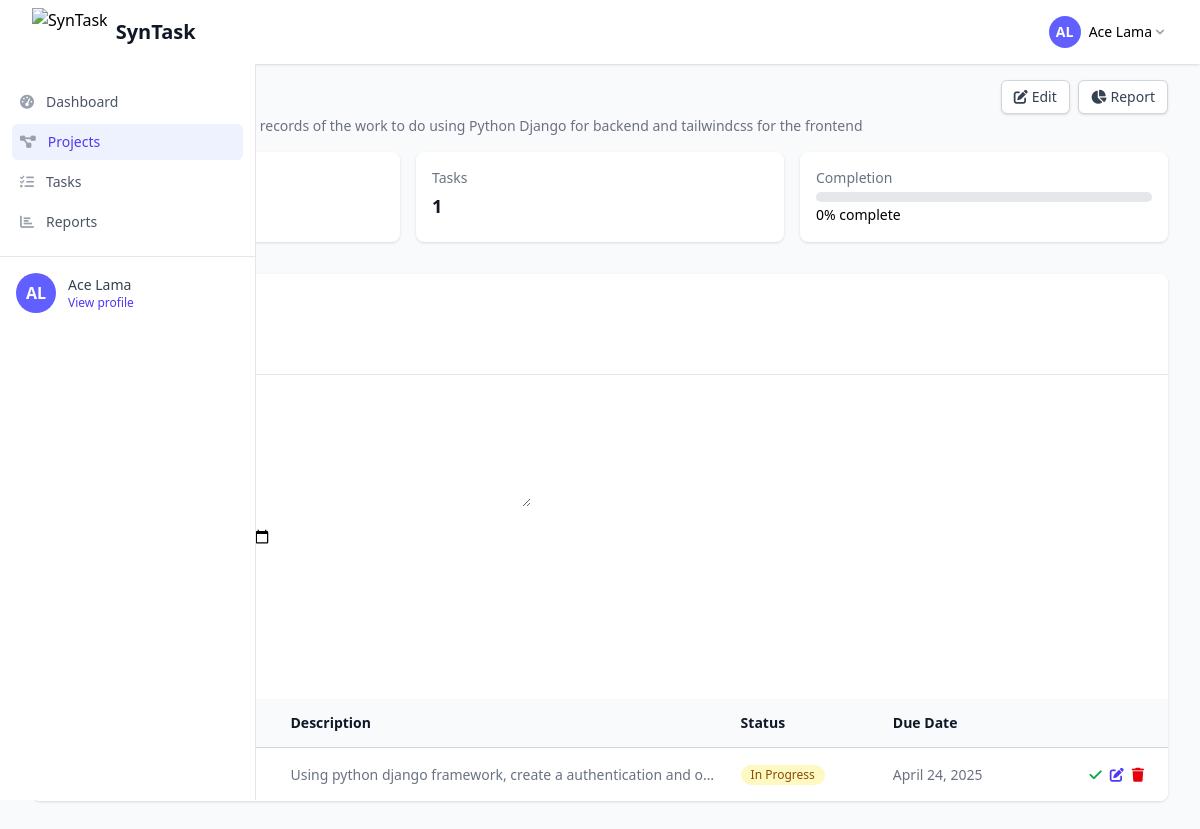
The page /projects/1/ (signed in) on the database its author committed.
### accounts/models.py (models this page shows, shortened)
class User(AbstractUser):
    ROLE_CHOICES = (
        ('admin', 'Admin'),
        ('user', 'Regular User'),
    )
    username = None
    email = models.EmailField(_('email address'), unique=True)
    role = models.CharField(max_length=20, choices=ROLE_CHOICES, default='user')
    two_factor_enabled = models.BooleanField(default=False)
    USERNAME_FIELD = 'email'
    REQUIRED_FIELDS = ['first_name', 'last_name']
    objects = UserManager()

### projects/models.py (models this page shows, shortened)
class Project(models.Model):
    name = models.CharField(max_length=100)
    description = models.TextField(blank=True)
    owner = models.ForeignKey(User, on_delete=models.CASCADE, related_name='projects')
    created_at = models.DateTimeField(auto_now_add=True)
    updated_at = models.DateTimeField(auto_now=True)
    is_completed = models.BooleanField(default=False)
    @property
    def completion_percentage(self):
        total_tasks = self.tasks.count()
        if total_tasks == 0:
            return 0
        completed_tasks = self.tasks.filter(status='complete').count()
        return round((completed_tasks / total_tasks) * 100)
    class Meta:
        ordering = ['-updated_at']

class Task(models.Model):
    STATUS_CHOICES = [
        ('active', 'Active'),
        ('in_progress', 'In Progress'),
        ('complete', 'Complete'),
    ]
    CATEGORY_CHOICES = [
        ('work', 'Work'),
        ('personal', 'Personal'),
        ('health', 'Health'),
        ('education', 'Education'),
        ('other', 'Other'),
    ]
    title = models.CharField(max_length=200)
    description = models.TextField(blank=True)
    project = models.ForeignKey(Project, on_delete=models.CASCADE, related_name='tasks')
    due_date = models.DateField(null=True, blank=True)
    status = models.CharField(max_length=20, choices=STATUS_CHOICES, default='active')
    category = models.CharField(max_length=20, choices=CATEGORY_CHOICES, default='work')
    created_by = models.ForeignKey(User, on_delete=models.CASCADE)
    created_at = models.DateTimeField(auto_now_add=True)
    updated_at = models.DateTimeField(auto_now=True)
    def is_overdue(self):
        if self.due_date:
            return self.due_date < timezone.now().date() and self.status != 'complete'
        return False
    class Meta:
        ordering = ['due_date', '-updated_at']

### projects/views.py (the view)
# urls.py: path('<int:pk>/', views.project_detail, name='project_detail'),
@login_required
def project_detail(request, pk):
    project = get_object_or_404(Project, pk=pk, owner=request.user)
    tasks = project.tasks.all().order_by('-updated_at')
    if request.method == 'POST':
        form = TaskForm(request.POST)
        if form.is_valid():
            task = form.save(commit=False)
            task.project = project
            task.created_by = request.user
            task.save()
            messages.success(request, 'Task added successfully!')
            return redirect('project_detail', pk=project.pk)
    else:
        form = TaskForm()
    context = {
        'project': project,
        'tasks': tasks,
        'form': form,
    }
    return render(request, 'projects/project_detail.html', context)

### theme/templates/projects/project_detail.html (shortened to what this page needs)
{% extends "base.html" %}
{% load crispy_forms_tags %}
{% load static %}
{% block content %}
<div class="max-w-7xl mx-auto">
    <div class="mb-8">
        <div class="flex justify-between items-start">
            <div>
                <h1 class="text-2xl font-bold text-gray-900">{{ project.name }}</h1>
                <p class="mt-1 text-sm text-gray-500">
                    {% if project.description %}{{ project.description }}{% else %}No description{% endif %}
                </p>
            </div>
            <div class="flex space-x-2">
                <a href="{% url 'project_update' project.pk %}" class="inline-flex items-center px-3 py-2 border border-gray-300 shadow-sm text-sm leading-4 font-medium rounded-md text-gray-700 bg-white hover:bg-gray-50 focus:outline-none focus:ring-2 focus:ring-offset-2 focus:ring-indigo-500">
                    <i class="fas fa-edit mr-1"></i> Edit
                </a>
                <a href="{% url 'project_report' project.pk %}" class="inline-flex items-center px-3 py-2 border border-gray-300 shadow-sm text-sm leading-4 font-medium rounded-md text-gray-700 bg-white hover:bg-gray-50 focus:outline-none focus:ring-2 focus:ring-offset-2 focus:ring-indigo-500">
                    <i class="fas fa-chart-pie mr-1"></i> Report
                </a>
            </div>
        </div>
        <div class="mt-4 grid grid-cols-1 md:grid-cols-3 gap-4">
            <div class="bg-white p-4 rounded-lg shadow">
                <p class="text-sm font-medium text-gray-500">Status</p>
                <p class="mt-1 text-lg font-semibold text-gray-900">
                </p>
            </div>
            <div class="bg-white p-4 rounded-lg shadow">
                <p class="text-sm font-medium text-gray-500">Tasks</p>
                <p class="mt-1 text-lg font-semibold text-gray-900">{{ project.tasks.count }}</p>
            </div>
            <div class="bg-white p-4 rounded-lg shadow">
                <p class="text-sm font-medium text-gray-500">Completion</p>
                <div class="mt-1">
                    <div class="w-full bg-gray-200 rounded-full h-2.5">
                    </div>
                    <span class="text-sm">{{ project.completion_percentage }}% complete</span>
                </div>
            </div>
        </div>
    </div>
    <div class="bg-white shadow rounded-lg overflow-hidden mb-8">
        <div class="p-6 border-b border-gray-200">
            <h2 class="text-lg font-medium text-gray-900">Tasks</h2>
            <p class="mt-1 text-sm text-gray-500">Manage tasks for this project.</p>
        </div>
        <div class="p-6">
            <form method="post">
                <div class="space-y-4">
                    {{ form|crispy }}
                    <div class="pt-1">
                        <button type="submit" class="inline-flex justify-center py-2 px-4 border border-transparent shadow-sm text-sm font-medium rounded-md text-white bg-indigo-600 hover:bg-indigo-700 focus:outline-none focus:ring-2 focus:ring-offset-2 focus:ring-indigo-500">
                        </button>
                    </div>
                </div>
            </form>
        </div>
        {% if project.tasks.all %}
        <div class="overflow-x-auto">
            <table class="min-w-full divide-y divide-gray-300">
                <thead class="bg-gray-50">
                    <tr>
                        <th scope="col" class="py-3.5 pl-4 pr-3 text-left text-sm font-semibold text-gray-900">Task</th>
                        <th scope="col" class="px-3 py-3.5 text-left text-sm font-semibold text-gray-900">Description</th>
                        <th scope="col" class="px-3 py-3.5 text-left text-sm font-semibold text-gray-900">Status</th>
                        <th scope="col" class="px-3 py-3.5 text-left text-sm font-semibold text-gray-900">Due Date</th>
                        <th scope="col" class="relative py-3.5 pl-3 pr-4 sm:pr-6">
                        </th>
                    </tr>
                </thead>
                <tbody class="divide-y divide-gray-200 bg-white">
                    {% for task in tasks %}
                    <tr>
                        <td class="whitespace-nowrap py-4 pl-4 pr-3 text-sm font-medium text-gray-900">{{ task.title }}</td>
                        <td class="px-3 py-4 text-sm text-gray-500 max-w-xs truncate">{{ task.description|default:"-" }}</td>
                        <td class="whitespace-nowrap px-3 py-4 text-sm text-gray-500">
                            <span class="inline-flex items-center px-2.5 py-0.5 rounded-full text-xs font-medium
                                {% if task.status == 'active' %}bg-blue-100 text-blue-800
                                {% elif task.status == 'in_progress' %}bg-yellow-100 text-yellow-800
                                {% else %}bg-green-100 text-green-800{% endif %}">
                                {{ task.get_status_display }}
                            </span>
                        </td>
                        <td class="whitespace-nowrap px-3 py-4 text-sm text-gray-500">
                            {% if task.due_date %}
                                {% if task.is_overdue %}
                                    <span class="text-red-500">{{ task.due_date }}</span>
                                {% else %}
                                    {{ task.due_date }}
                                {% endif %}
                            {% else %}
                                -
                            {% endif %}
                        </td>
                        <td class="relative whitespace-nowrap py-4 pl-3 pr-4 text-right text-sm font-medium sm:pr-6">
                            <div class="flex space-x-2 justify-end">
                                <button onclick="updateTaskStatus('{{ task.id }}', 'complete')" class="text-green-600 hover:text-green-900">
                                    <i class="fas fa-check"></i>
                                </button>
                                <a href="{% url 'task_update' task.pk %}" class="text-indigo-600 hover:text-indigo-900">
                                    <i class="fas fa-edit"></i>
                                </a>
                                <a href="{% url 'task_delete' task.pk %}" class="text-red-600 hover:text-red-900">
                                    <i class="fas fa-trash"></i>
                                </a>
                            </div>
                        </td>
                    </tr>
                    {% endfor %}
                </tbody>
            </table>
        </div>
        {% endif %}
    </div>
</div>
{% endblock %}

### theme/templates/partials/navbar.html (shortened to what this page needs)
{% load static %}
<nav class="bg-white shadow-sm sticky top-0 z-30">
    <div class="max-w-7xl mx-auto px-4 sm:px-6 lg:px-8">
        <div class="flex justify-between h-16">
            <div class="flex items-center">
                <div class="flex-shrink-0 flex items-center">
                    <img class="h-12 w-auto" src="{% static 'images/logo.svg' %}" alt="SynTask">
                    <span class="ml-2 text-xl font-semibold text-gray-900 hidden sm:inline">SynTask</span>
                </div>
            </div>
            <div class="flex items-center">
                <div class="ml-4 flex items-center md:ml-6">
                    <div class="ml-3 relative">
                        <div>
                            <button type="button"
                                    class="max-w-xs bg-white flex items-center text-sm rounded-full focus:outline-none focus:ring-2 focus:ring-offset-2 focus:ring-indigo-500"
                                    id="user-menu-btn"
                                    aria-expanded="false"
                                    aria-haspopup="true">
                                {% if user.profile.avatar %}
                                    <img class="h-8 w-8 rounded-full" src="{{ user.profile.avatar.url }}" alt="User avatar">
                                {% else %}
                                    <div class="h-8 w-8 rounded-full bg-indigo-500 flex items-center justify-center text-white font-semibold">
                                        {% if user.first_name and user.last_name %}
                                            {{ user.first_name|first }}{{ user.last_name|first }}
                                        {% else %}
                                            {{ user.username|first|upper }}
                                        {% endif %}
                                    </div>
                                {% endif %}
                                <span class="ml-2 hidden md:inline">
                                    {% if user.get_full_name %}
                                        {{ user.get_full_name }}
                                    {% else %}
                                        {{ user.username }}
                                    {% endif %}
                                </span>
                                <svg class="ml-1 h-4 w-4 text-gray-400 hidden md:inline" xmlns="http://www.w3.org/2000/svg" viewBox="0 0 20 20" fill="currentColor">
                                    <path fill-rule="evenodd" d="M5.293 7.293a1 1 0 011.414 0L10 10.586l3.293-3.293a1 1 0 111.414 1.414l-4 4a1 1 0 01-1.414 0l-4-4a1 1 0 010-1.414z" clip-rule="evenodd" />
                                </svg>
                            </button>
                        </div>
                    </div>
                </div>
            </div>
        </div>
    </div>
</nav>

### theme/templates/partials/sidebar.html (shortened to what this page needs)
{% load static %}
<div id="sidebar" class="fixed left-0 w-64 bg-white border-r border-gray-200 z-20 transform transition-transform duration-200 ease-in-out lg:translate-x-0 -translate-x-full">
    <div class="flex flex-col h-full">
        <div class="flex-1 flex flex-col pt-5 pb-4 overflow-y-auto">
            <div class="flex-1 px-3 space-y-1">
                <a href="{% url 'dashboard' %}" class="group flex items-center px-2 py-2 text-sm font-medium rounded-md {% if request.resolver_match.url_name == 'dashboard' %}bg-indigo-50 text-indigo-600{% else %}text-gray-600 hover:text-gray-900 hover:bg-gray-50{% endif %}">
                    <i class="fas fa-tachometer-alt mr-3 text-gray-400 group-hover:text-gray-500"></i>
                    Dashboard
                </a>
                <a href="{% url 'project_list' %}" class="group flex items-center px-2 py-2 text-sm font-medium rounded-md {% if 'project' in request.resolver_match.url_name %}bg-indigo-50 text-indigo-600{% else %}text-gray-600 hover:text-gray-900 hover:bg-gray-50{% endif %}">
                    <i class="fas fa-project-diagram mr-3 text-gray-400 group-hover:text-gray-500"></i>
                    Projects
                </a>
                <a href="{% url 'task_list' %}" class="group flex items-center px-2 py-2 text-sm font-medium rounded-md {% if 'task' in request.resolver_match.url_name %}bg-indigo-50 text-indigo-600{% else %}text-gray-600 hover:text-gray-900 hover:bg-gray-50{% endif %}">
                    <i class="fas fa-tasks mr-3 text-gray-400 group-hover:text-gray-500"></i>
                    Tasks
                </a>
                <a href="{% url 'overall_report' %}" class="group flex items-center px-2 py-2 text-sm font-medium rounded-md {% if 'report' in request.resolver_match.url_name %}bg-indigo-50 text-indigo-600{% else %}text-gray-600 hover:text-gray-900 hover:bg-gray-50{% endif %}">
                    <i class="fas fa-chart-bar mr-3 text-gray-400 group-hover:text-gray-500"></i>
                    Reports
                </a>
            </div>
        </div>
        <div class="flex-shrink-0 flex border-t border-gray-200 p-4">
            <div class="flex items-center">
                {% if user.profile.avatar %}
                    <img class="h-10 w-10 rounded-full" src="{{ user.profile.avatar.url }}" alt="Profile avatar">
                {% else %}
                    <div class="h-10 w-10 rounded-full bg-indigo-500 flex items-center justify-center text-white font-semibold">
                        {% if user.first_name and user.last_name %}
                            {{ user.first_name|first }}{{ user.last_name|first }}
                        {% else %}
                            {{ user.username|first|upper }}
                        {% endif %}
                    </div>
                {% endif %}
                <div class="ml-3">
                    <p class="text-sm font-medium text-gray-700">
                        {% if user.get_full_name %}
                            {{ user.get_full_name }}
                        {% else %}
                            {{ user.username }}
                        {% endif %}
                    </p>
                    <a href="{% url 'profile_settings' %}" class="text-xs font-medium text-indigo-600 hover:text-indigo-500">View profile</a>
                </div>
            </div>
        </div>
    </div>
</div>

### rows shown on the page
User: first_name|first "A", last_name|first "L", get_full_name "Ace Lama"
Project: description "Simple app that keeps track of the records of the work to do using Python Django for backend and tailwindcss for the frontend", tasks.count "1", completion_percentage "0"
Task: description "Using python django framework, create a authentication and o…", status "In Progress", due_date "April 24, 2025"
